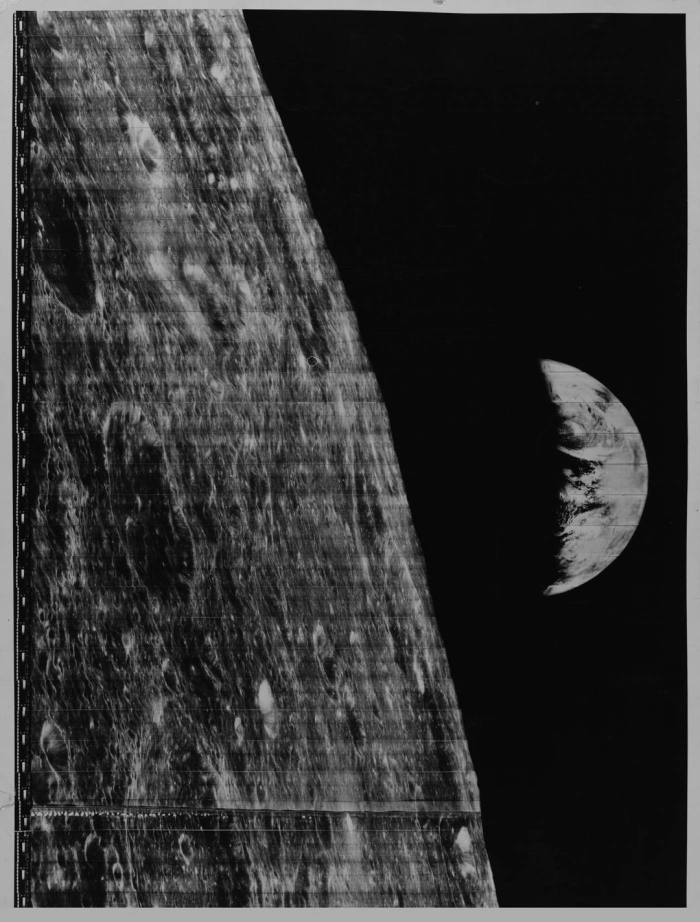
//> input picture FrequencyDomainProcessing/FrequencyDomainProcessing/noise_containing_moon.jpg, 1400 x 1843 px (shown at 1/2 size)
$ ./주기적인_패턴_제거_잡음_제거_   (built with g++ and OpenCV 4)
//> lines starting //> are read from the running program, lines starting //| are printed output that depends on the picture; after the words box and inside, x2 and y2 are one past the last pixel; in counts of white or black regions, pixels touching at a corner belong together
#include <opencv2/opencv.hpp>
#include <iostream>
using namespace std;
using namespace cv;
void displayDFT(Mat& src);
void shuffleDFT(Mat& src);
// 필터를 만든다.
Mat getFilter(Size size)
{
	Mat tmp = Mat(size, CV_32F);

	for (int i = 0; i < tmp.rows; i++) {
		for (int j = 0; j < tmp.cols; j++) {
			if (j > (tmp.cols / 2 - 10) && j<(tmp.cols / 2 + 10) && i >(tmp.rows / 2 + 10))
				tmp.at<float>(i, j) = 0;
			else if (j > (tmp.cols / 2 - 10) && j < (tmp.cols / 2 + 10) && i < (tmp.rows / 2 - 10))
				tmp.at<float>(i, j) = 0;
			// [6 lines of commented-out code are left out]
			else tmp.at<float>(i, j) = 1;
		}
	}
	Mat toMerge[] = { tmp, tmp };
	Mat filter;
	merge(toMerge, 2, filter);
	return filter;
}
int main()
{
	Mat src = imread("./noise_containing_moon.jpg", IMREAD_GRAYSCALE);
//> src is the input picture: 1843 rows x 1400 cols, CV_8UC1; min 0, max 211, mean 51.1
	if (src.empty()) return 777;
	Mat src_float, dft_image;
	imshow("original", src);

	// 그레이스케일 영상을 실수 영상으로 변환한다.
	src.convertTo(src_float, CV_32FC1, 1.0 / 255.0);
	dft(src_float, dft_image, DFT_COMPLEX_OUTPUT);
	shuffleDFT(dft_image);
	displayDFT(dft_image);
//> in displayDFT, `normalize(mag_image, mag_image, 0, 1, NORM_MINMAX);`:
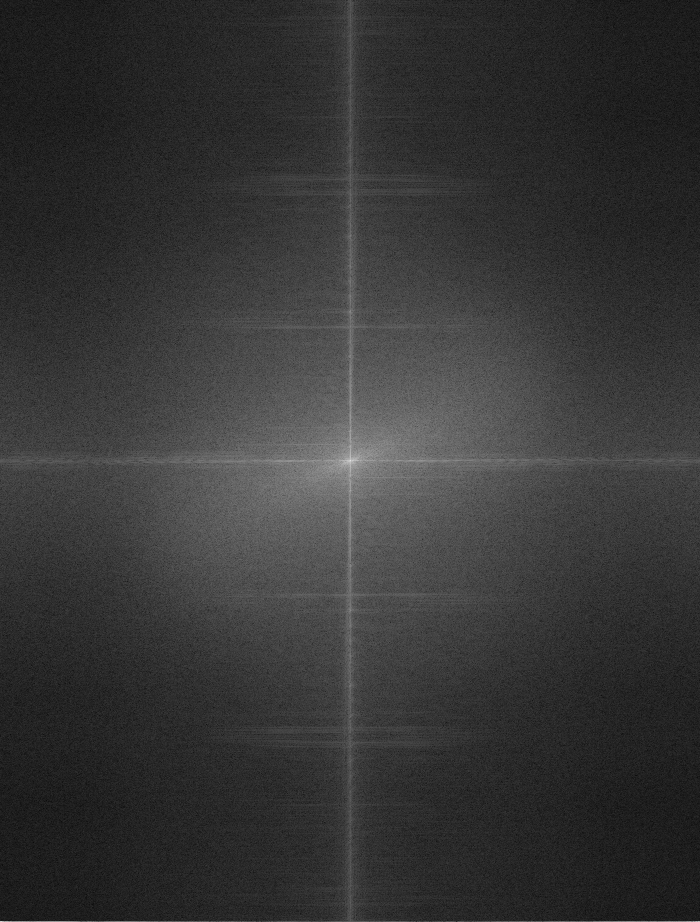
//> mag_image: 1843 rows x 1400 cols, CV_32FC1 (shown at 1/2 size); min 0, max 1, mean 0.212

	Mat lowpass = getFilter(dft_image.size());
//> after the loop in getFilter, `for (int i = 0; i < tmp.rows; i++)`:
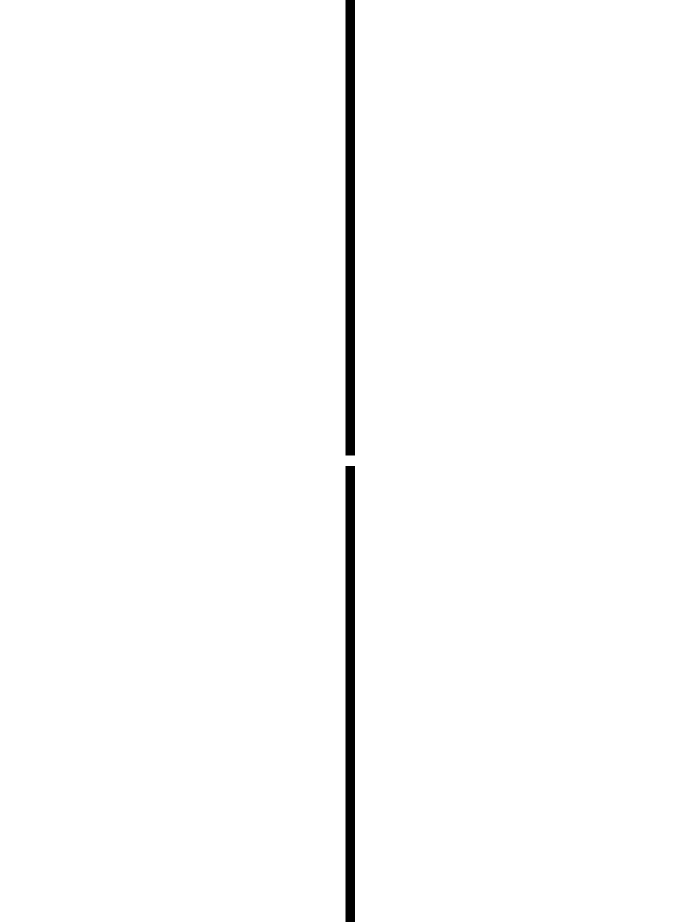
//> tmp: 1843 rows x 1400 cols, CV_32FC1 (shown at 1/2 size); values 0 (black) and 1 (white), 98.7% white; 2 black regions, box (x1, y1, x2, y2) and area: (691, 0, 710, 911) 17309, (691, 932, 710, 1843) 17309
	Mat result;

	// 필터와 DFT 영상을 서로 곱한다.
	multiply(dft_image, lowpass, result);
	displayDFT(result);

	Mat inverted_image;
	shuffleDFT(result);
	idft(result, inverted_image, DFT_SCALE | DFT_REAL_OUTPUT);
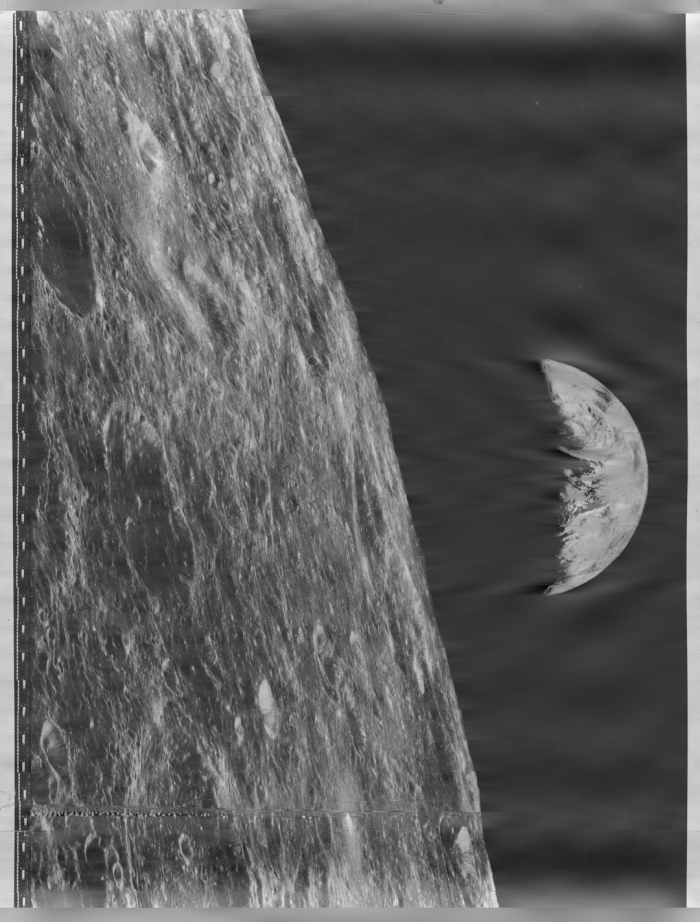
//> inverted_image: 1843 rows x 1400 cols, CV_32FC1 (shown at 1/2 size); min -0.209, max 0.921, mean 0.2; drawn with min black and max white
	imshow("inverted", inverted_image);
	waitKey(0);
	return 1;
}


void shuffleDFT(Mat& src)
{
	int cX = src.cols / 2;
	int cY = src.rows / 2;

	Mat q1(src, Rect(0, 0, cX, cY));
	Mat q2(src, Rect(cX, 0, cX, cY));
	Mat q3(src, Rect(0, cY, cX, cY));
	Mat q4(src, Rect(cX, cY, cX, cY));

	Mat tmp;
	q1.copyTo(tmp);
	q4.copyTo(q1);
	tmp.copyTo(q4);
	q2.copyTo(tmp);
	q3.copyTo(q2);
	tmp.copyTo(q3);
}

void displayDFT(Mat& src)
{
	Mat image_array[2] = { Mat::zeros(src.size(), CV_32F),
								Mat::zeros(src.size(), CV_32F) };
	// 1. DFT 결과 영상을 2개의 영상으로 분리한다.
	split(src, image_array);

	Mat mag_image;
	// 2. 푸리에 변환 계수들의 절대값을 계산한다.
	magnitude(image_array[0], image_array[1], mag_image);

	// 3. 푸리에 변환 계수들은 상당히 크기 때문에 로그 스케일로 변환한다.
	// 0값이 나오지 않도록 1을 더해준다.
	mag_image += Scalar::all(1);
	log(mag_image, mag_image);

	// 4. 0에서 255로 범위로 정규화한다.
	normalize(mag_image, mag_image, 0, 1, NORM_MINMAX);
	imshow("DFT", mag_image);
}
